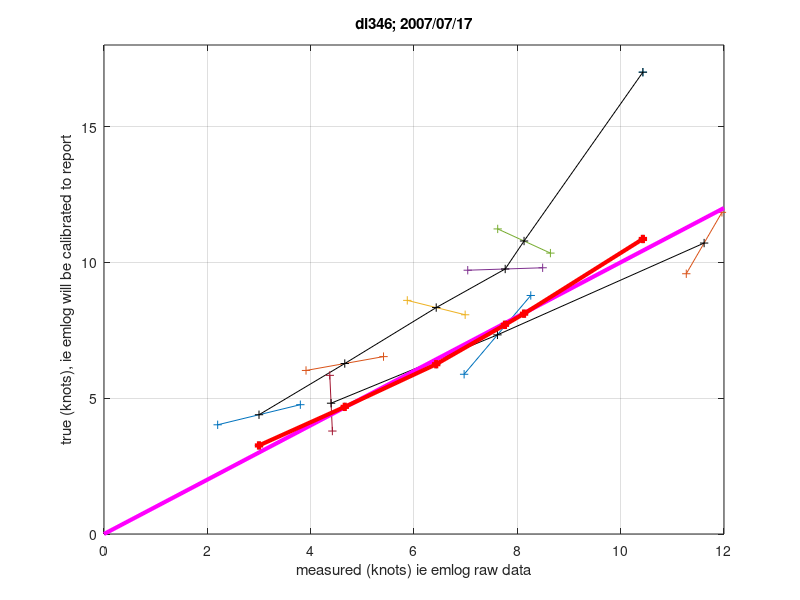

Recreate this plot in MATLAB. (Note: this script raises an error after producing the figure.)
% di346
% 15/5/2005 data, was entered in em log panel at start di346

% rpm = [75 100 125 150 160 ;75 100 125 150 160];
% true = [402 602 860 971 1123 ;476 653 807 980 1034]/100;
% meas = [220 391 587 704 762 ;380 541 699 849 864]/100;
% fake point added to visualise extrapolation
rpm = [75 100 125 150 160 999;75 100 125 150 160 999];
true = [402 602 860 971 1123 1700;476 653 807 980 1034 1700]/100;
meas = [220 391 587 704 762 1043 ;380 541 699 849 864 1043]/100;

figure

plot(meas,true,'+-'); hold on; grid on;
title('di346; 2005/05/15')
xlabel('measured (knots)')
ylabel('true (knots)')

mean_meas = mean(meas,1)
mean_true = mean(true,1)

plot(mean_meas,mean_true,'k+-');
axis([0 12 0 18])


% 2008/7/17 data
rpm = [70 100 150; 70 100 150];

true = [379 588 958; 584 878 1184]/100;
meas = [442 697 1127; 437 826 1196]/100;

% figure

plot(meas,true,'+-'); hold on; grid on;
title('di346; 2007/07/17')
xlabel('measured (knots) ie emlog raw data')
ylabel('true (knots), ie emlog will be calibrated to report')

mean_meas = mean(meas,1);
mean_true = mean(true,1);

plot(mean_meas,mean_true,'k+-');
axis([0 12 0 18])

plot([0 12], [0 12],'m-','linewidth',3);

% bw proposed table after comparing emlog with VMADCP on di346
rpm = [75 100 125 150 160 999;75 100 125 150 160 999];
true = [ 326 468 625 735 811 1086;  326 468 625 735 811 1086]/100;
true = [ 326 468 625 770 811 1086;  326 468 625 770 811 1086]/100;
meas = [300 466 643 776 813 1043; 300 466 643 776 813 1043]/100;

plot(meas,true,'c+-'); hold on; grid on;
title('di346; 2007/07/17')
xlabel('measured (knots) ie emlog raw data')
ylabel('true (knots), ie emlog will be calibrated to report')

mean_meas = mean(meas,1);
mean_true = mean(true,1);

plot(mean_meas,mean_true,'r+-','linewidth',3);
axis([0 12 0 18])

% jc069

rpm1 = [37 60 85 110];
meas1 = [92 150 212 274]/100;
true1 = [371 590 788 1066]/100;

rpm2 = [13 20 27 37 47 60 84 110];
meas2 = [19 32 46 92 93 150 180 274]/100;
true2 = [108 155 207 371 411 590 795 1011]/100;

lookup = [
    0 0
    10 48
    20 80
    30 120
    40 161
    60 241
    80 322
    92 371
    100 401
    120 476
    140 552
    150 590
    180 685
    200 749
    212 788
    274 1066
    370 1496
    ];
meas3 = lookup(:,1)/100;
true3 = lookup(:,2)/100; % emlog displayed speed using start of cruise cal
cal3 = emlog_cal_jc069(true3); % true speed from vmadcp

figure

plot(meas3,true3,'b+-','linewidth',3);
hold on; grid on;
plot(meas2,true2,'r+-');
plot(meas1, true1,'ko-','linewidth',2)
plot(meas3, cal3,'c+-','linewidth',2)
title('jc069; start of cruise')
xlabel('measured (knots) ie emlog raw data')
ylabel('true (knots), ie emlog will be calibrated to report')
axis([-2 4 -2 12])

fprintf(1,'%4s %4s\n','a','s')
for kl = 1:length(meas3)
    fprintf(1,'%4.0f %4.0f\n',meas3(kl)*100,cal3(kl)*100);
end






